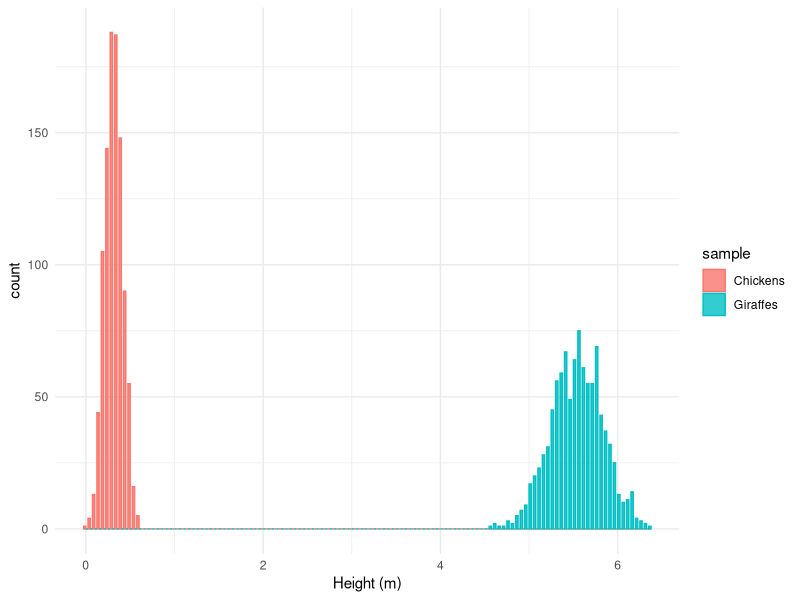

The R script that drew this image:
## ---- chunk 1
knitr::opts_chunk$set(
  echo = TRUE,
  eval = TRUE,
  warning = FALSE,
  message = FALSE,
  fig.width = 6,
  fig.asp = 0.65,
  out.width = "100%",
  fig.align = "center"
)
library(tidyverse)
library(ggpubr)
library(ggthemes)
## ---- chunk 2
#| fig-cap: "Histograms showing two randomly generated normal distributions."
#| echo: false
#| message: false

# Random normal data
set.seed(666)
r_dat <- data.frame(dat = c(rnorm(n = 1000, mean = 5.53, sd = 0.3),
                            rnorm(n = 1000, mean = 0.325, sd = 0.1)),
                    sample = c(rep("Giraffes", 1000), rep("Chickens", 1000)))

# Create histogram
ggplot(data = r_dat, aes(x = dat, fill = sample)) +
  geom_histogram(position = "dodge", binwidth = 0.05,
                 alpha = 0.8, aes(colour = sample, fill = sample)) +
  # geom_density(aes(y = ..count.., fill = sample),
  #              colour = "black", alpha = 0.2) +
  labs(x = "Height (m)") +
  theme_minimal()
## ---- chunk 3
shapiro.test(r_dat$dat)
## ---- chunk 4
# we use the square bracket notation to select only the *-value;
# had we used `[1]` we would have gotten W
r_dat %>% 
  group_by(sample) %>% 
  summarise(norm_dat = as.numeric(shapiro.test(dat)[2]))
## ---- chunk 5
r_dat %>% 
  group_by(sample) %>% 
  summarise(sample_var = var(dat))
## ---- chunk 6
car::leveneTest(dat ~ sample, data = r_dat)
